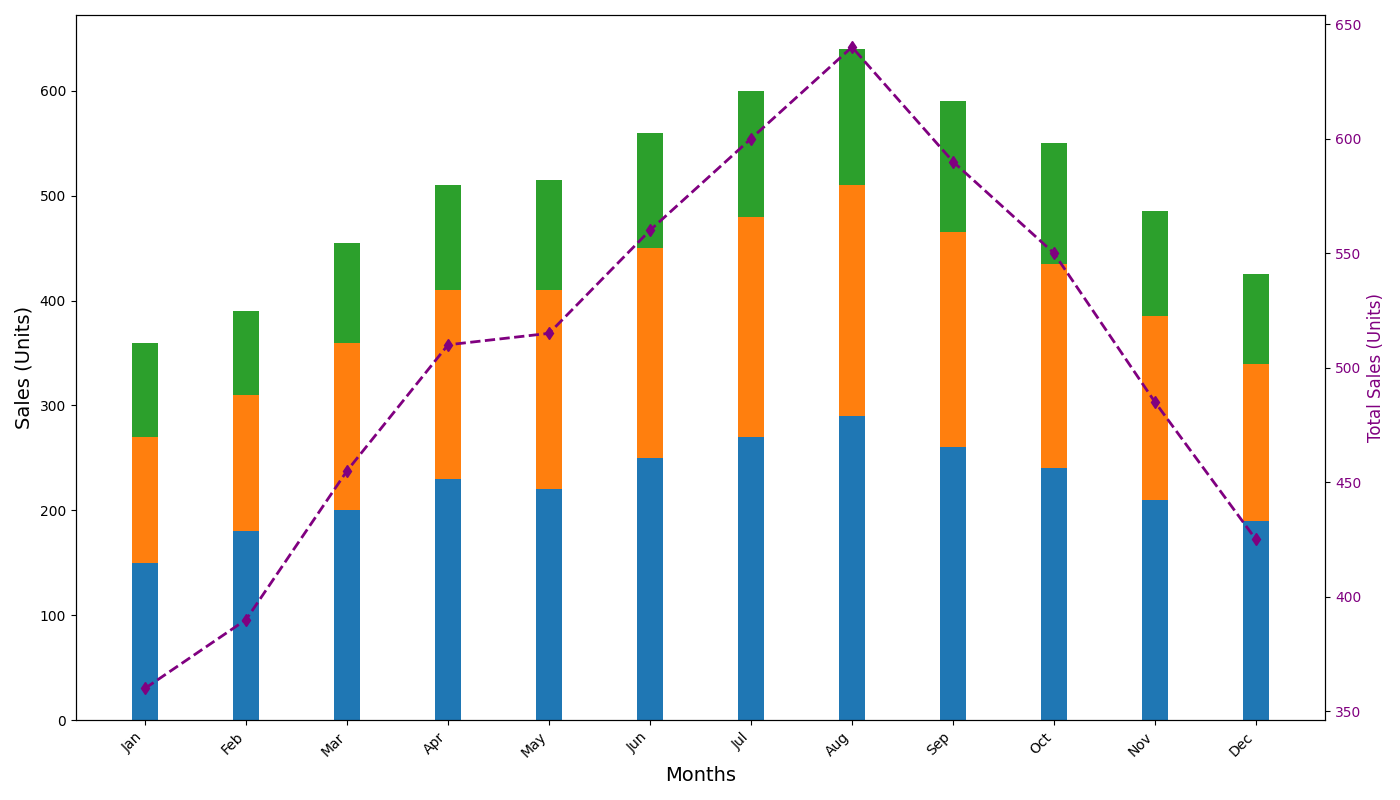

Python code for this plot:
import matplotlib.pyplot as plt
import numpy as np

months = ["Jan", "Feb", "Mar", "Apr", "May", "Jun",
          "Jul", "Aug", "Sep", "Oct", "Nov", "Dec"]

classic_sales = np.array([150, 180, 200, 230, 220, 250, 270, 290, 260, 240, 210, 190])
exotic_sales = np.array([120, 130, 160, 180, 190, 200, 210, 220, 205, 195, 175, 150])
seasonal_sales = np.array([90, 80, 95, 100, 105, 110, 120, 130, 125, 115, 100, 85])

total_sales = classic_sales + exotic_sales + seasonal_sales

x = np.arange(len(months))
width = 0.25

fig, ax1 = plt.subplots(figsize=(14, 8))

ax1.bar(x, classic_sales, width, color='#1f77b4')
ax1.bar(x, exotic_sales, width, bottom=classic_sales, color='#ff7f0e')
ax1.bar(x, seasonal_sales, width, bottom=classic_sales+exotic_sales, color='#2ca02c')

ax1.set_xlabel('Months', fontsize=14)
ax1.set_ylabel('Sales (Units)', fontsize=14)
ax1.set_xticks(x)
ax1.set_xticklabels(months, rotation=45, ha='right')

ax2 = ax1.twinx()
ax2.plot(x, total_sales, "d--", color='purple', linewidth=2)
ax2.set_ylabel("Total Sales (Units)", fontsize=12, color='purple')
ax2.tick_params(axis='y', labelcolor='purple')

plt.tight_layout()
plt.show()
